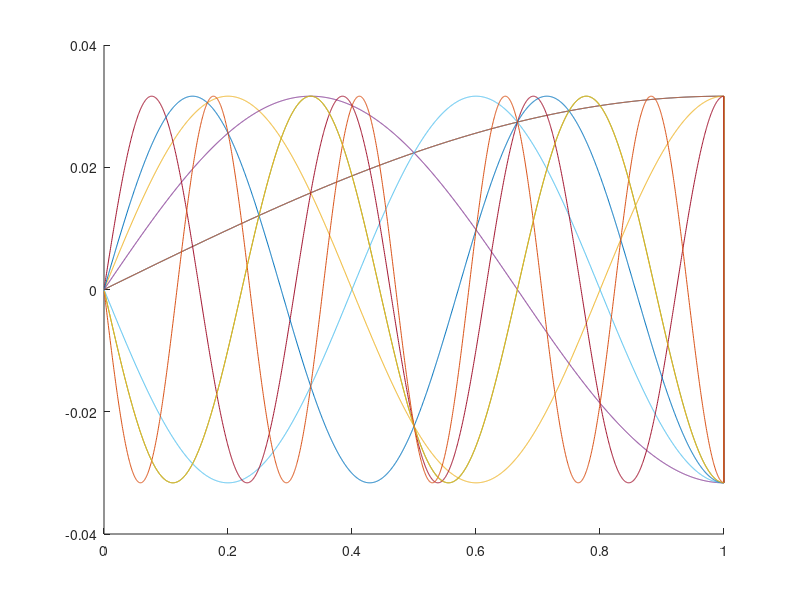
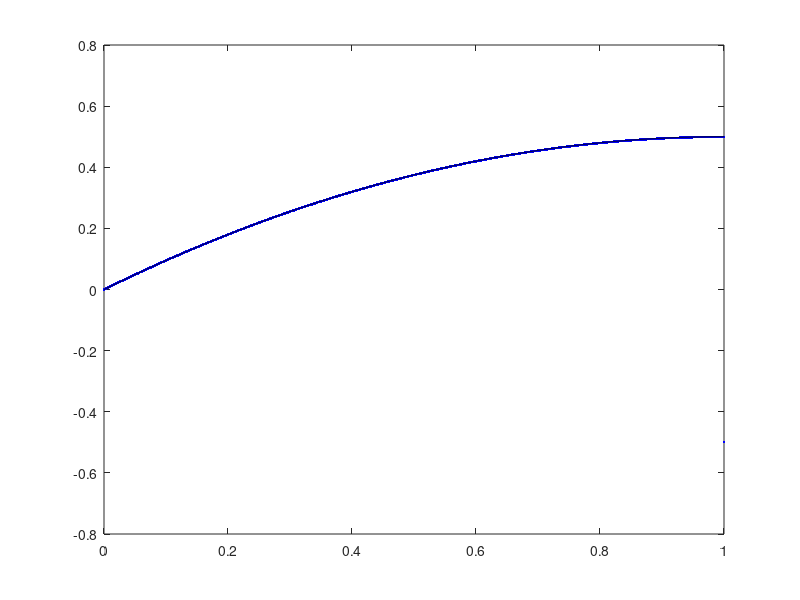
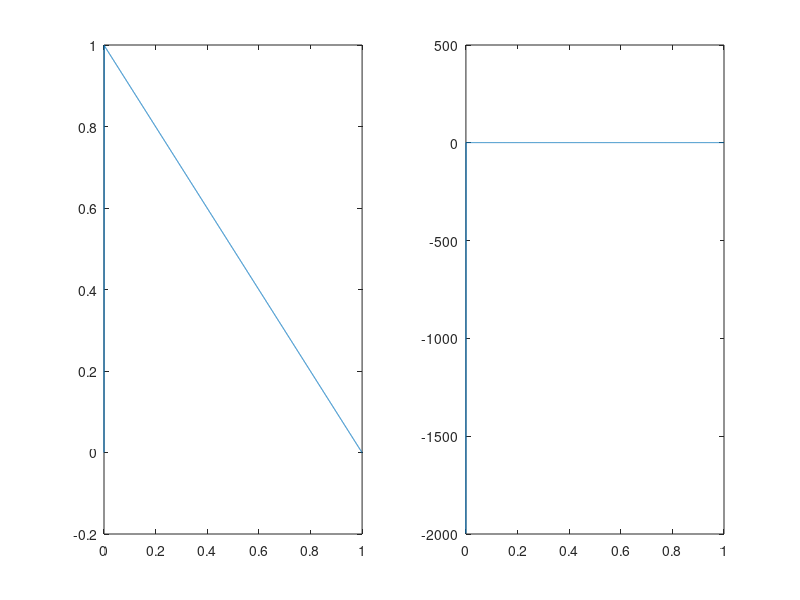

Here is the MATLAB script that generated these plots, in order:
close all
N = 2000;
nconst = 1;
L = 1.0;
lvals = linspace(0,L,N);
dl = lvals(2)-lvals(1);
Dm = zeros(N,N);


fval = 1.0;
Aval = 1.0;

% for i = 1:(N-1)
%     Dm(i,i+1) = 1/(2 * dl);
%     Dm(i+1,i) = -1/(2 * dl);
% end
% 
% Dm(1,1) = -1/dl;
% Dm(1,2) = 1/dl;
% 
% Dm(N,N) = 1/dl;
% Dm(N,N-1) = -1/dl;
% 
for i = 2:(N)
    Dm(i,i) = 1/dl;
    Dm(i,i-1) = -1/dl;
end
%Dm(N,N-1) = -1/dl;
Dm(N,N) = -1/dl;


Dm2 = (Dm')*Dm;

Dmv2 = zeros(N,N);

for i = 1:N
    Dmv2(i,i) = -2/(dl^2);
    if i < N
        Dmv2(i,i+1) = 1/(dl^2);
        Dmv2(i+1,i) = 1/(dl^2);
    end
end
Dmv2(N,N-1) = 1/dl;
Dmv2(N,N) = -1/dl;


[A,B] = eig(Dm2((nconst+1):end,(nconst+1):end));
figure()
hold all
for i = 1:2:10
    plot(lvals((nconst+1):end),A(:,i))
    amp = max(abs(A(:,i)));
    sgn = sign(A(2,i) - A(1,i));
    plot(lvals((nconst+1):end),amp*sgn*sin(i*pi*lvals((nconst+1):end)/2))
end


figure()

DDconst = Dm2((nconst+1):end,(nconst+1):end);
DDconst2 = Dmv2((nconst+1):end,(nconst+1):end);

fconst = fval*ones(N - nconst,1);

qsolve = (Aval*DDconst)\(fconst);
qsolve2 = (Aval*DDconst2)\(-fconst);
qext = [zeros(nconst,1);qsolve];
plot(lvals,qext,'b.')
hold all
%plot(lvals,[zeros(nconst,1);qsolve2],'r.')

C0 = fval*L/Aval;
fanal = @(S) -(fval/Aval)*S.^2 / 2 + C0 * S;
plot(lvals,fanal(lvals),'k-')

 dq = Dm*qext;

ddq = Dm2*qext;

figure()
subplot(1,2,1)
plot(lvals,dq)

hold all
subplot(1,2,2)
plot(lvals,ddq)